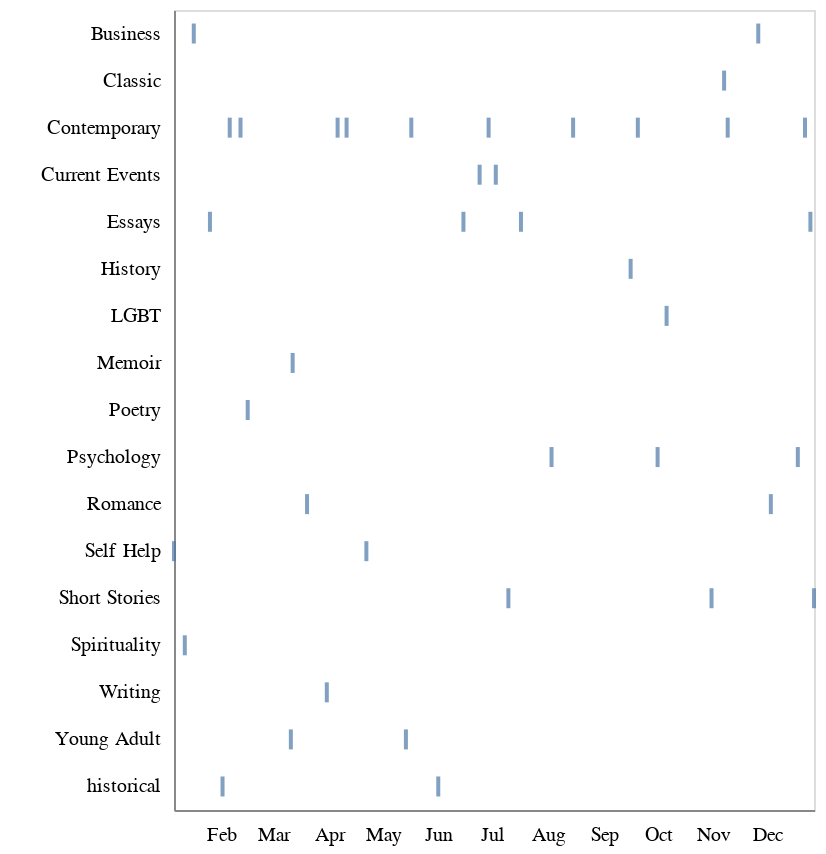

The notebook cell saved with this chart:
### Code cell
# mobile
alt.Chart(books).mark_tick(thickness=2,size=10).encode(
    x=alt.X('date',axis=alt.Axis(tickCount=12, format='%b', tickColor='#ffffff'), title=''),
    y=alt.Y('subgenre',axis=alt.Axis(tickCount=0, tickColor='#ffffff'), title=' ')
).configure_axis(grid=False).properties(height=400, width=320)

### Figure 1 — Vega-Lite specification as saved in the notebook (floating-point values rounded to 4 significant figures)
{"usermeta": {"embedOptions": {"theme": "vox"}}, "config": {"view": {"continuousWidth": 400, "continuousHeight": 300}, "axis": {"grid": false}}, "data": {"name": "data-8e391cabd5bc49dcb5a9fe358321c344"}, "mark": {"type": "tick", "size": 10, "thickness": 2}, "encoding": {"x": {"type": "temporal", "axis": {"format": "%b", "tickColor": "#ffffff", "tickCount": 12}, "field": "date", "title": ""}, "y": {"type": "nominal", "axis": {"tickColor": "#ffffff", "tickCount": 0}, "field": "subgenre", "title": " "}}, "height": 400, "width": 320, "$schema": "https://vega.github.io/schema/vega-lite/v4.8.1.json", "datasets": {"data-8e391cabd5bc49dcb5a9fe358321c344": [{"order": 1, "title": "How to Do Nothing", "author": "Jenny Odell", "pages": 240.0, "url": "https://www.goodreads.com/author/show/18614151.Jenny_Odell", "gender": "F", "type": "Non-Fiction", "subgenre": "Self Help", "avg_goodreads_rating": 3.97, "started": "2019-12-25T00:00:00", "date": "2020-01-06T00:00:00", "faves": null, "year": "2020", "days_to_read": 12, "gender_description": "Female"}, {"order": 2, "title": "Becoming Wise", "author": "Krista Tippett", "pages": 288.0, "url": "https://www.goodreads.com/book/show/25894085-becoming-wise", "gender": "F", "type": "Non-Fiction", "subgenre": "Spirituality", "avg_goodreads_rating": 4.15, "started": "2020-01-01T00:00:00", "date": "2020-01-12T00:00:00", "faves": "Y", "year": "2020", "days_to_read": 11, "gender_description": "Female"}, {"order": 3, "title": "Rework ", "author": "Jason Fried, David Hansson", "pages": 279.0, "url": "https://www.goodreads.com/book/show/6732019-rework?from_search=true&qid=TeHru4l6OG&rank=1", "gender": "M", "type": "Non-Fiction", "subgenre": "Business", "avg_goodreads_rating": 3.94, "started": "2020-01-12T00:00:00", "date": "2020-01-17T00:00:00", "faves": null, "year": "2020", "days_to_read": 5, "gender_description": "Male"}, {"order": 4, "title": "Minor Feelings", "author": "Cathy Park Hong", "pages": 224.0, "url": "https://www.goodreads.com/book/show/47544177-minor-feelings?from_search=true&qid=YwgnVM0MaX&rank=1", "gender": "F", "type": "Non-Fiction", "subgenre": "Essays", "avg_goodreads_rating": 4.53, "started": "2020-01-14T00:00:00", "date": "2020-01-26T00:00:00", "faves": null, "year": "2020", "days_to_read": 12, "gender_description": "Female"}, {"order": 5, "title": "The Idiot", "author": "Elif Batuman", "pages": 423.0, "url": "https://www.goodreads.com/book/show/30962053-the-idiot", "gender": "F", "type": "Fiction", "subgenre": "historical", "avg_goodreads_rating": 3.63, "started": "2020-01-25T00:00:00", "date": "2020-02-02T00:00:00", "faves": null, "year": "2020", "days_to_read": 8, "gender_description": "Female"}, {"order": 6, "title": "If I Had Your Face", "author": "Frances Cha", "pages": 288.0, "url": "https://www.goodreads.com/book/show/47548925-if-i-had-your-face?from_search=true&qid=c3Iw9aiNTi&rank=1", "gender": "F", "type": "Fiction", "subgenre": "Contemporary", "avg_goodreads_rating": 3.97, "started": "2020-02-02T00:00:00", "date": "2020-02-06T00:00:00", "faves": null, "year": "2020", "days_to_read": 4, "gender_description": "Female"}, {"order": 7, "title": "Topics of Conversation", "author": "Miranda Popkey", "pages": 224.0, "url": "https://www.goodreads.com/book/show/45754997-topics-of-conversation?from_search=true&qid=F1d5R6meaf&rank=1", "gender": "F", "type": "Fiction", "subgenre": "Contemporary", "avg_goodreads_rating": 2.83, "started": "2020-02-06T00:00:00", "date": "2020-02-12T00:00:00", "faves": null, "year": "2020", "days_to_read": 6, "gender_description": "Female"}, {"order": 8, "title": "Bluets", "author": "Maggie Nelson", "pages": 98.0, "url": "https://www.goodreads.com/book/show/6798263-bluets", "gender": "F", "type": "Non-Fiction", "subgenre": "Poetry", "avg_goodreads_rating": 4.26, "started": "2020-02-12T00:00:00", "date": "2020-02-16T00:00:00", "faves": null, "year": "2020", "days_to_read": 4, "gender_description": "Female"}, {"order": 9, "title": "I Believe in a Thing Called Love", "author": "Maurene Goo", "pages": 336.0, "url": "https://www.goodreads.com/book/show/31145133-i-believe-in-a-thing-called-love", "gender": "F", "type": "Fiction", "subgenre": "Young Adult", "avg_goodreads_rating": 3.66, "started": "2020-02-23T00:00:00", "date": "2020-03-11T00:00:00", "faves": null, "year": "2020", "days_to_read": 17, "gender_description": "Female"}, {"order": 10, "title": "Untamed", "author": "Glennon Doyle", "pages": 352.0, "url": "https://www.goodreads.com/book/show/52129515-untamed", "gender": "F", "type": "Non-Fiction", "subgenre": "Memoir", "avg_goodreads_rating": 4.46, "started": "2020-03-07T00:00:00", "date": "2020-03-12T00:00:00", "faves": null, "year": "2020", "days_to_read": 5, "gender_description": "Female"}, {"order": 11, "title": "Red, White and Royal Blue", "author": "Casey McQuiston", "pages": 421.0, "url": "https://www.goodreads.com/book/show/41150487-red-white-royal-blue", "gender": "F", "type": "Fiction", "subgenre": "Romance", "avg_goodreads_rating": 4.31, "started": "2020-03-12T00:00:00", "date": "2020-03-20T00:00:00", "faves": null, "year": "2020", "days_to_read": 8, "gender_description": "Female"}, {"order": 12, "title": "Bird by Bird: Some Instructions on Writing and Life", "author": "Anne Lamott", "pages": 237.0, "url": "https://www.goodreads.com/book/show/12543.Bird_by_Bird", "gender": "F", "type": "Non-Fiction", "subgenre": "Writing", "avg_goodreads_rating": 4.23, "started": "2020-03-21T00:00:00", "date": "2020-03-31T00:00:00", "faves": "Y", "year": "2020", "days_to_read": 10, "gender_description": "Female"}, {"order": 13, "title": "Cleanness", "author": "Garth Greenwell", "pages": 240.0, "url": "https://www.goodreads.com/book/show/45892271-cleanness?ac=1&from_search=true&qid=ornMVFsX93&rank=2", "gender": "M", "type": "Fiction", "subgenre": "Contemporary", "avg_goodreads_rating": 4.05, "started": "2020-03-31T00:00:00", "date": "2020-04-06T00:00:00", "faves": null, "year": "2020", "days_to_read": 6, "gender_description": "Male"}, {"order": 14, "title": "The Bridges of Madison County", "author": "Robert James Waller", "pages": 221.0, "url": "https://www.goodreads.com/book/show/83674.The_Bridges_of_Madison_County", "gender": "M", "type": "Fiction", "subgenre": "Contemporary", "avg_goodreads_rating": 3.61, "started": "2020-04-08T00:00:00", "date": "2020-04-11T00:00:00", "faves": null, "year": "2020", "days_to_read": 3, "gender_description": "Male"}, {"order": 15, "title": "Super Attractor", "author": "Gabrielle Bernstein", "pages": 248.0, "url": "https://www.goodreads.com/book/show/43496426-super-attractor?from_search=true&from_srp=true&qid=sRtfi9Txub&rank=1", "gender": "F", "type": "Non-Fiction", "subgenre": "Self Help", "avg_goodreads_rating": 4.18, "started": "2020-04-11T00:00:00", "date": "2020-04-22T00:00:00", "faves": null, "year": "2020", "days_to_read": 11, "gender_description": "Female"}, {"order": 16, "title": "Felix Ever After", "author": "Kacen Callender", "pages": 354.0, "url": "https://www.goodreads.com/book/show/51931067-felix-ever-after?from_search=true&from_srp=true&qid=ssQYTzSgHg&rank=1", "gender": "M", "type": "Fiction", "subgenre": "Young Adult", "avg_goodreads_rating": 4.46, "started": "2020-05-12T00:00:00", "date": "2020-05-14T00:00:00", "faves": null, "year": "2020", "days_to_read": 2, "gender_description": "Male"}, {"order": 17, "title": "Days of Distraction", "author": "Alexandra Chang", "pages": 312.0, "url": "https://www.goodreads.com/book/show/52973514-days-of-distraction?from_search=true&from_srp=true&qid=zLGt916iHW&rank=1", "gender": "F", "type": "Fiction", "subgenre": "Contemporary", "avg_goodreads_rating": 3.66, "started": "2020-04-12T00:00:00", "date": "2020-05-17T00:00:00", "faves": null, "year": "2020", "days_to_read": 35, "gender_description": "Female"}, {"order": 18, "title": "wow, no thank you.", "author": "Samantha Irby", "pages": 288.0, "url": "https://www.goodreads.com/book/show/52844646-wow-no-thank-you", "gender": "F", "type": "Non-Fiction", "subgenre": "Essays", "avg_goodreads_rating": 4.13, "started": "2020-04-05T00:00:00", "date": "2020-06-15T00:00:00", "faves": "Y", "year": "2020", "days_to_read": 71, "gender_description": "Female"}, {"order": 19, "title": "How Much of These Hills Is Gold", "author": "C. Pam Zhang", "pages": 288.0, "url": "https://www.goodreads.com/book/show/45895362-how-much-of-these-hills-is-gold?from_search=true&from_srp=true&qid=rMvIru31RB&rank=1", "gender": "F", "type": "Fiction", "subgenre": "historical", "avg_goodreads_rating": 3.86, "started": "2020-05-22T00:00:00", "date": "2020-06-01T00:00:00", "faves": null, "year": "2020", "days_to_read": 10, "gender_description": "Female"}, {"order": 20, "title": "Between the World and Me", "author": "Tanehisi Coates", "pages": 152.0, "url": "https://www.goodreads.com/book/show/25489625-between-the-world-and-me?from_search=true&from_srp=true&qid=xvQajzPDjC&rank=1", "gender": "M", "type": "Non-Fiction", "subgenre": "Current Events", "avg_goodreads_rating": 4.52, "started": "2020-06-15T00:00:00", "date": "2020-06-24T00:00:00", "faves": "Y", "year": "2020", "days_to_read": 9, "gender_description": "Male"}, {"order": 21, "title": "Where the Crawdads Sing", "author": "Delia Owens", "pages": 384.0, "url": "https://www.goodreads.com/book/show/36809135-where-the-crawdads-sing?ac=1&from_search=true&qid=TifR2MzIpW&rank=1", "gender": "F", "type": "Fiction", "subgenre": "Contemporary", "avg_goodreads_rating": 4.47, "started": "2020-06-22T00:00:00", "date": "2020-06-29T00:00:00", "faves": null, "year": "2020", "days_to_read": 7, "gender_description": "Female"}, {"order": 22, "title": "Boys and Sex", "author": "Peggy Ornstein", "pages": 304.0, "url": "https://www.goodreads.com/book/show/43452877-boys-sex?from_search=true&from_srp=true&qid=TwPIaowNSU&rank=1", "gender": "F", "type": "Non-Fiction", "subgenre": "Current Events", "avg_goodreads_rating": 4.24, "started": "2020-04-12T00:00:00", "date": "2020-07-03T00:00:00", "faves": null, "year": "2020", "days_to_read": 82, "gender_description": "Female"}, {"order": 23, "title": "Someone Who Will Love You In All Your Damaged Glory", "author": "Rafael Bob Waksberg", "pages": 256.0, "url": "https://www.goodreads.com/book/show/41949311-someone-who-will-love-you-in-all-your-damaged-glory?ac=1&from_search=true&qid=Kr9sKqWCXh&rank=1", "gender": "M", "type": "Fiction", "subgenre": "Short Stories", "avg_goodreads_rating": 4.16, "started": "2020-07-08T00:00:00", "date": "2020-07-10T00:00:00", "faves": "Y", "year": "2020", "days_to_read": 2, "gender_description": "Male"}, {"order": 24, "title": "The Masters Tools Will Never DIsmantle The Master's House", "author": "Audre Lorde", "pages": 64.0, "url": "https://www.goodreads.com/en/book/show/38598541-the-master-s-tools-will-never-dismantle-the-master-s-house", "gender": "F", "type": "Non-Fiction", "subgenre": "Essays", "avg_goodreads_rating": 4.46, "started": "2020-07-15T00:00:00", "date": "2020-07-17T00:00:00", "faves": "Y", "year": "2020", "days_to_read": 2, "gender_description": "Female"}, {"order": 25, "title": "Attached", "author": "Amir Levine, Rachel SF Heller", "pages": 304.0, "url": "https://www.goodreads.com/book/show/9547888-attached?from_search=true&from_srp=true&qid=kdP4IdRQnC&rank=1", "gender": "F", "type": "Non-Fiction", "subgenre": "Psychology", "avg_goodreads_rating": 4.14, "started": "2020-07-31T00:00:00", "date": "2020-08-03T00:00:00", "faves": null, "year": "2020", "days_to_read": 3, "gender_description": "Female"}, {"order": 26, "title": "Listen to the Marriage", "author": "John Jay Osborn", "pages": 256.0, "url": "https://www.goodreads.com/book/show/37941728-listen-to-the-marriage?ac=1&from_search=true&qid=iy2rwd6WTj&rank=1", "gender": "M", "type": "Fiction", "subgenre": "Contemporary", "avg_goodreads_rating": 3.51, "started": "2020-08-06T00:00:00", "date": "2020-08-15T00:00:00", "faves": null, "year": "2020", "days_to_read": 9, "gender_description": "Male"}, {"order": 27, "title": "Jung: A Very Short Introduction", "author": "Andrew Stevens", "pages": 192.0, "url": "https://www.goodreads.com/book/show/297554.Jung?from_search=true&from_srp=true&qid=Jim8gejEr2&rank=1", "gender": "M", "type": "Non-Fiction", "subgenre": "History", "avg_goodreads_rating": 4.07, "started": "2020-09-07T00:00:00", "date": "2020-09-16T00:00:00", "faves": null, "year": "2020", "days_to_read": 9, "gender_description": "Male"}, {"order": 28, "title": "The First Bad Man", "author": "Miranda July", "pages": 288.0, "url": "https://www.goodreads.com/book/show/21412400-the-first-bad-man?from_search=true&from_srp=true&qid=8h7sxqtWHM&rank=1", "gender": "F", "type": "Fiction", "subgenre": "Contemporary", "avg_goodreads_rating": 3.62, "started": "2020-09-16T00:00:00", "date": "2020-09-20T00:00:00", "faves": "Y", "year": "2020", "days_to_read": 4, "gender_description": "Female"}, {"order": 29, "title": "The Drama of the Gifted Child", "author": "Alice Miller", "pages": 144.0, "url": "https://www.goodreads.com/book/show/24204222-the-drama-of-the-gifted-child?utm_content=review_cta_book_image&utm_medium=email&utm_source=bookend&ref_=pe_7171740_474197500", "gender": "F", "type": "Non-Fiction", "subgenre": "Psychology", "avg_goodreads_rating": 4.1, "started": "2020-09-27T00:00:00", "date": "2020-10-01T00:00:00", "faves": null, "year": "2020", "days_to_read": 4, "gender_description": "Female"}, {"order": 30, "title": "Don't Call us Dead: Poems", "author": "Danez Smith", "pages": 101.0, "url": "https://www.goodreads.com/book/show/35422441-don-t-call-us-dead?from_search=true&from_srp=true&qid=8qdAhd4Vlp&rank=1", "gender": "M", "type": "Poetry", "subgenre": "LGBT", "avg_goodreads_rating": 4.52, "started": "2020-10-01T00:00:00", "date": "2020-10-06T00:00:00", "faves": "Y", "year": "2020", "days_to_read": 5, "gender_description": "Male"}, {"order": 31, "title": "Tender is the Night", "author": "F. Scott Fitzgerald", "pages": 315.0, "url": "https://www.goodreads.com/book/show/46164.Tender_Is_the_Night?from_search=true&from_srp=true&qid=B8eLWQQKSX&rank=1", "gender": "M", "type": "Fiction", "subgenre": "Classic", "avg_goodreads_rating": 3.81, "started": "2020-10-10T00:00:00", "date": "2020-11-07T00:00:00", "faves": "Y", "year": "2020", "days_to_read": 28, "gender_description": "Male"}, {"order": 32, "title": "Heather, The Totality", "author": "Matthew Weiner", "pages": 144.0, "url": "https://www.goodreads.com/book/show/31933063-heather-the-totality?ac=1&from_search=true&qid=MvG8rzSUME&rank=1", "gender": "M", "type": "Fiction", "subgenre": "Contemporary", "avg_goodreads_rating": 2.93, "started": "2020-11-07T00:00:00", "date": "2020-11-09T00:00:00", "faves": null, "year": "2020", "days_to_read": 2, "gender_description": "Male"}, {"order": 33, "title": "What We Talk About When We Talk About Love", "author": "Raymond Carver", "pages": 159.0, "url": "https://www.goodreads.com/book/show/11438.What_We_Talk_About_When_We_Talk_About_Love?from_search=true&from_srp=true&qid=5G4xkS3EQg&rank=1", "gender": "M", "type": "Fiction", "subgenre": "Short Stories", "avg_goodreads_rating": 4.15, "started": "2020-10-06T00:00:00", "date": "2020-10-31T00:00:00", "faves": null, "year": "2020", "days_to_read": 25, "gender_description": "Male"}, {"order": 34, "title": "Never Split the Difference", "author": "Chris Voss", "pages": 274.0, "url": "https://www.goodreads.com/book/show/26156469-never-split-the-difference?from_search=true&from_srp=true&qid=umiLanQLHO&rank=1", "gender": "M", "type": "Non-Fiction", "subgenre": "Business", "avg_goodreads_rating": 4.4, "started": "2020-11-11T00:00:00", "date": "2020-11-26T00:00:00", "faves": null, "year": "2020", "days_to_read": 15, "gender_description": "Male"}, {"order": 35, "title": "Rapture", "author": "Susan Minot", "pages": null, "url": "https://www.goodreads.com/book/show/40056.Rapture", "gender": "F", "type": "Fiction", "subgenre": "Romance", "avg_goodreads_rating": 2.96, "started": "2020-12-02T00:00:00", "date": "2020-12-03T00:00:00", "faves": null, "year": "2020", "days_to_read": 1, "gender_description": "Female"}, {"order": 36, "title": "The Middle Passage", "author": "James Hollis", "pages": 127.0, "url": "https://www.goodreads.com/book/show/47849.The_Middle_Passage?from_search=true&from_srp=true&qid=ot6aI40sSB&rank=1", "gender": "M", "type": "Non-Fiction", "subgenre": "Psychology", "avg_goodreads_rating": 4.44, "started": "2020-12-15T00:00:00", "date": "2020-12-18T00:00:00", "faves": "Y", "year": "2020", "days_to_read": 3, "gender_description": "Male"}, {"order": 37, "title": "Intimacy", "author": "Hanif Kureishi", "pages": 155.0, "url": "https://www.goodreads.com/book/show/153418.Intimacy", "gender": "M", "type": "Fiction", "subgenre": "Contemporary", "avg_goodreads_rating": 3.6, "started": "2020-12-21T00:00:00", "date": "2020-12-22T00:00:00", "faves": null, "year": "2020", "days_to_read": 1, "gender_description": "Male"}, {"order": 38, "title": "No One Asked for This: Essays", "author": "Cazzie David", "pages": 352.0, "url": "https://www.goodreads.com/book/show/48930274-no-one-asked-for-this?from_search=true&from_srp=true&qid=oVY5dHZfxR&rank=1", "gender": "F", "type": "Non-Fiction", "subgenre": "Essays", "avg_goodreads_rating": 3.53, "started": "2020-11-27T00:00:00", "date": "2020-12-25T00:00:00", "faves": null, "year": "2020", "days_to_read": 28, "gender_description": "Female"}, {"order": 39, "title": "Self-Help", "author": "Lorrie Moore", "pages": 163.0, "url": "https://www.goodreads.com/book/show/90872.Self_Help", "gender": "F", "type": "Fiction", "subgenre": "Short Stories", "avg_goodreads_rating": 4.19, "started": "2020-12-26T00:00:00", "date": "2020-12-27T00:00:00", "faves": "Y", "year": "2020", "days_to_read": 1, "gender_description": "Female"}]}}
